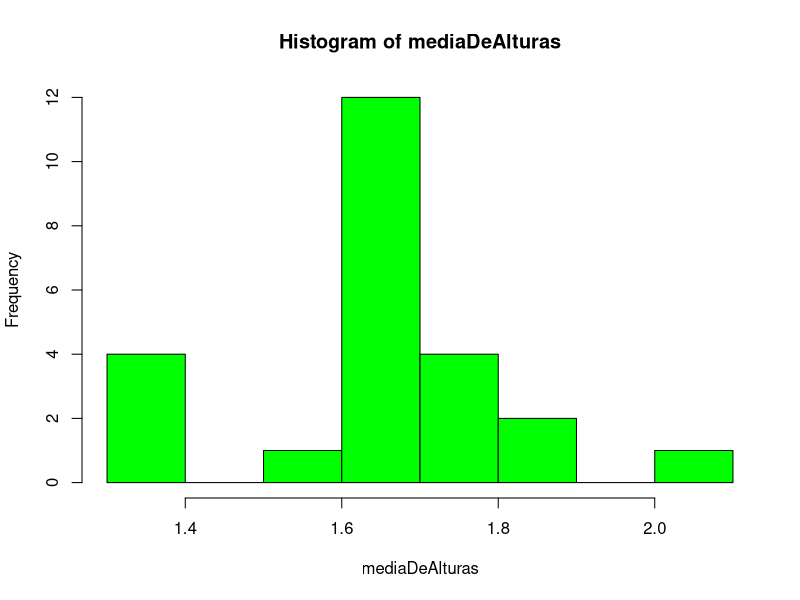
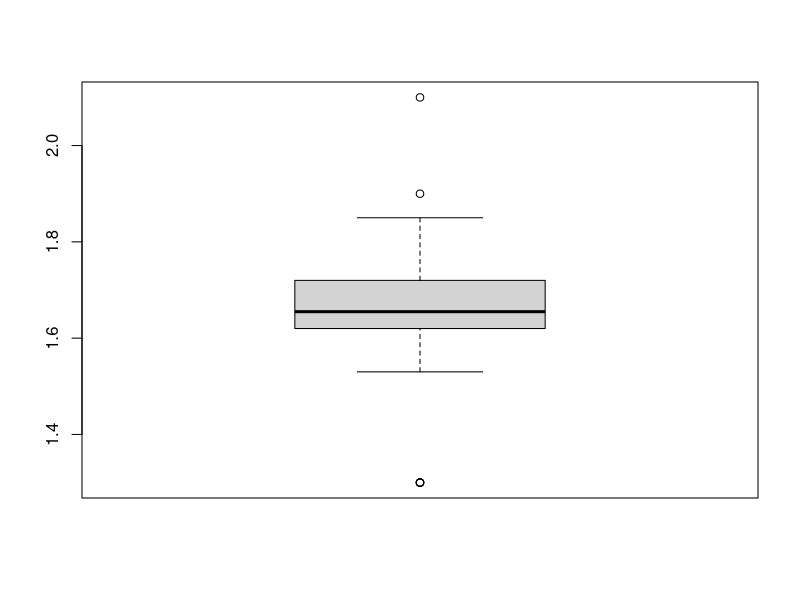
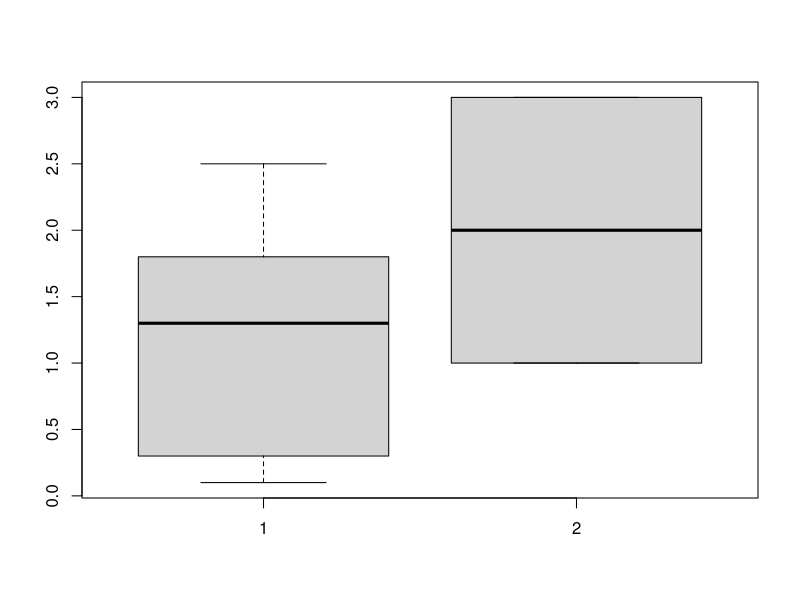

Source code (R) for these figures, in order:
# Quarta Aula - Estatistica Descritiva

mediaDeAlturas <- c(1.63, 1.67, 1.53, 1.78, 1.61, 1.63, 1.72, 1.64, 1.70, 1.63, 1.64, 1.69, 1.85, 1.63, 1.72, 1.69, 1.69, 1.73, 1.90, 2.10, 1.30, 1.30, 1.30, 1.30)

# Calculando media
media <- mean(mediaDeAlturas)

# Amplitude dos dados de altura
amplitudeMinima <- min(mediaDeAlturas)
amplitudeMaxima <- max(mediaDeAlturas)


## VARIANCIA
# Distancia dos dados ate a Media, para encontrar a dispersao dos dados ao longo da escala

# Representada pela formula:
# VARIANCIA (VAR) = ((x1 - mediaDoVetorX)^2 + ((xn - mediaDoVetorX)^2)) / numeroDeElementos - 1 (1 representa o erro)

mediaDeDistanciaDoDadoAteAMedia <- c()

somatorioDosDadosDasAlturasMenosAMediaElevadoAoQuadrado <- 0

for (variable in mediaDeAlturas) {
  
  mediaDeDispersao <- ((variable - media)^2) # precisamos elevar ao quadrado para os numeros negativos nao anularem os                                                                                                                    positivos
  
  somatorioDosDadosDasAlturasMenosAMediaElevadoAoQuadrado <- 
      (somatorioDosDadosDasAlturasMenosAMediaElevadoAoQuadrado + mediaDeDispersao)
  
  mediaDeDistanciaDoDadoAteAMedia <- append(mediaDeDistanciaDoDadoAteAMedia, mediaDeDispersao)

}

varianciaAoQuadrado <- somatorioDosDadosDasAlturasMenosAMediaElevadoAoQuadrado / (18 - 1)

# Para igualar os dados sem a necessidade dos valores elevados ao quadrado, tiramos a raiz quadrada
# Esse processo e chamado de DESVIO PADRAO

## DESVIO PADRAO
desvioPadrao <- sqrt(somatorioDosDadosDasAlturasMenosAMediaElevadoAoQuadrado / (18 - 1)) # Raiz Quadrada
desvioPadrao # 0.07104

# A media de alturas e de 1.68 + ou - 0.07cm

# Outra forma de calcular a variancia
var(mediaDeAlturas)

# Outra forma de calcular o desvio padrao
desvioPadrao <- sd(mediaDeAlturas)

# Mostrando o maximo e minimo do desvio padrao (concentracao maior dos dados)
maximoDoDesvioPadrao <- media + desvioPadrao
minimoDoDesvioPadrao <- media - desvioPadrao

# Note como e diferente os valores do desvio padrao para os valores de amplitude
maximoDoDesvioPadrao
minimoDoDesvioPadrao
amplitudeMaxima
amplitudeMinima

# O maximo e minimo do desvio padrao nao e o mesmo que amplitude, ele mostra o quanto os dados estao variando
#em relacao a media (eles sao um termometro para identificar o nivel de confiabilidade da media)
# Se tenho uma media de temperatura de 19ºC e o desvio padrao esta indicando um desvio padrao de 20º significa
#que a media nao representa com confiabilidade os dados de temperatura

# Se os dados estao em quantidades muito grandes, dados outliers nao representara impacto substancial nos dados,
#pois eles estarao diluidos na massa (e como  se dados em grande quantidade amortecessem os dados discrepantes)

# Em populacoes de dados grandes, as chances de aparecerem outliers aumenta, porem, a quantidade de dados tambem
#atuara realizando o amortecimento dos dados


## MEDIANA 

# Se o desvio padrao apontar para a falta de confiabilidade da media, podemos fazer a mediana

# Atraves da distribuicao normal, observamos os dados centrais que representam onde esta a maior distribuicao
# dos dados

# A distribuicao normal, por padrao, apresenta total simetria dos dados, onde a media, mediana e moda estao localizados,
# no pico do histograma dos dados
# Em situacoes onde o esses pontos estao distantes, os dados podem apresentar analises estatisticas enviesado
# A Assimetria pode ser positiva ou negativa (positivo quando o pico a menor parte dos dados estao para a direita
# negativa quando a menor parte dos dados esta no lado esquerdo)

median(mediaDeAlturas)

## SEPARATRIZES

# Quando separo os dados proporcionalmente em setores
# A mediana e uma separatriz em que dividimos os dados em duas partes
# O ponto de encontro entre as partes, chamamos de QUARTIL ou PERCENTIL (Fracao ou Porcentagem)

## VISUALIZACAO DOS DADOS 
summary(mediaDeAlturas)

hist(mediaDeAlturas, col = "green")
boxplot(mediaDeAlturas)

?hist

dados <- iris
summary(dados)

attach(dados)
tapply(Petal.Width, Species, mean)

boxplot(Petal.Width, Species)



































